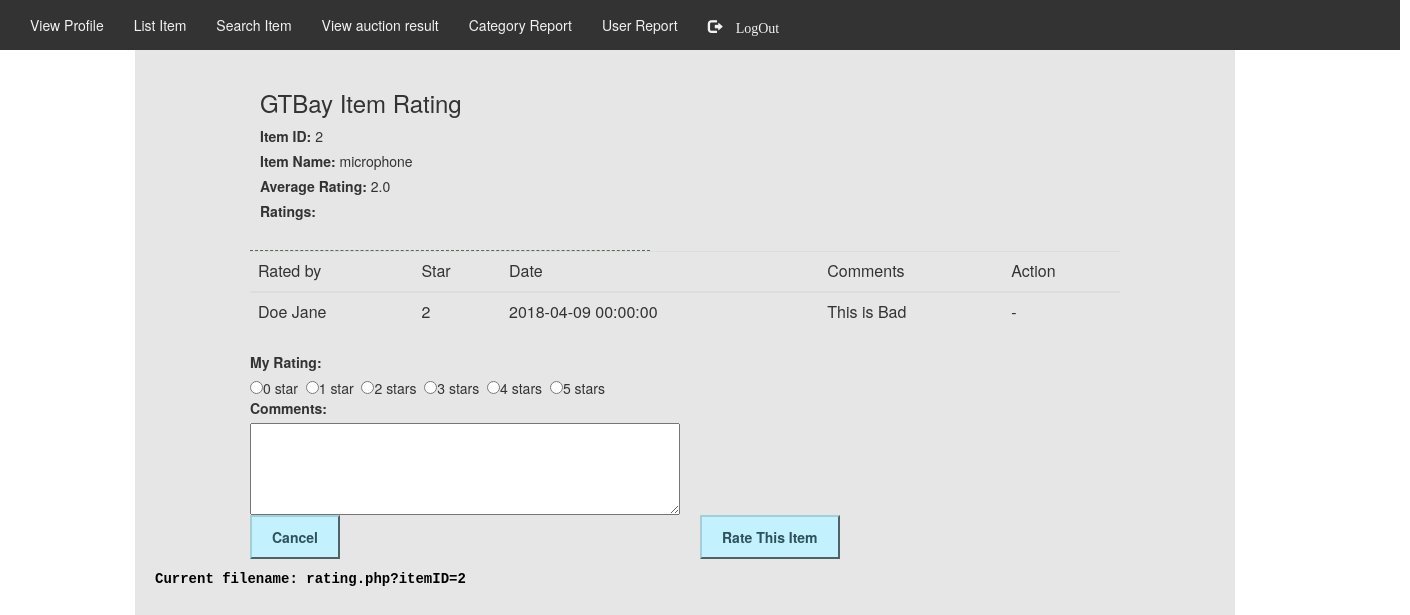
/rating.php?itemID=2 (signed in), run on the app's committed database.
### tables this page shows
CREATE TABLE `Item` (
  `itemID` int(16) UNSIGNED NOT NULL AUTO_INCREMENT,
  `username` varchar(250) NOT NULL,
  `item_name` varchar(250) NOT NULL,
  `description` varchar(250) NOT NULL,
  `get_it_now_price` decimal(13,2) DEFAULT NULL,
  `minimum_sale_price` decimal(13,2) NOT NULL,
  `returnable` tinyint(1) NOT NULL,
  `starting_bid` decimal(13,2) NOT NULL,
  `auction_end_time` datetime NOT NULL,
  `category_name` varchar(250) NOT NULL,
  `condition_name` varchar(250) NOT NULL,
   PRIMARY KEY (itemID),
   KEY username (username),
   KEY condition_name (condition_name),
   KEY category_name (category_name)
);

CREATE TABLE `Rate` (
  `username` varchar(100) NOT NULL,
  `itemID` int(16) UNSIGNED NOT NULL,
  `star` int(16) NOT NULL,
  `comments` varchar(250) DEFAULT NULL,
  `rating_time` datetime NOT NULL,
   PRIMARY KEY (username,itemID),
   KEY username (username),
   KEY itemID (itemID) 
);

CREATE TABLE `User` (
  `userID` int(16) UNSIGNED NOT NULL AUTO_INCREMENT,
  `username` varchar(100) NOT NULL,
  `password` varchar(60) NOT NULL,
  `last_name` varchar(100) NOT NULL,
  `first_name` varchar(100) NOT NULL,
   PRIMARY KEY (userID),
   UNIQUE KEY username (username)
);

### rating.php (the view, shortened to what this page needs)
<?php
include('lib/common.php');
	$itemID = (int)$_GET['itemID'];
	$item_query = "SELECT Item.itemID,Item.item_name FROM Item WHERE Item.itemID = $itemID ";
    $item_result = mysqli_query($db, $item_query);
	if (!empty($item_result) && (mysqli_num_rows($item_result) == 0) ) {
        array_push($error_msg,  "SELECT ERROR: Item query <br>" . __FILE__ ." line:". __LINE__ );
    } else {
		while ($row = mysqli_fetch_array($item_result, MYSQLI_ASSOC)){
			$itemID = $row['itemID'];
			$item_name = $row['item_name'];
		}
	}
	$avgstar_query = "SELECT AVG(Rate.star) as avg_star FROM Rate WHERE Rate.itemID in (select Item.itemID from Item where LTRIM(RTRIM(Item.item_name)) = LTRIM(RTRIM('$item_name')) );";
    $avgstart_result = mysqli_query($db, $avgstar_query);
	if (!empty($avgstart_result) && (mysqli_num_rows($avgstart_result) == 0) ) {
        array_push($error_msg,  "SELECT ERROR: avg star query <br>" . __FILE__ ." line:". __LINE__ );
    } else {
		while ($row = mysqli_fetch_array($avgstart_result, MYSQLI_ASSOC)){
			$avg_star = $row['avg_star'];
		}
	}
	$ratings_query = "SELECT Rate.*, first_name, last_name FROM Rate,User WHERE itemID in (select Item.itemID from Item  where LTRIM(RTRIM(Item.item_name)) = LTRIM(RTRIM('$item_name')) )
						AND User.username = Rate.username ;" ;
	$ratings_result = mysqli_query($db, $ratings_query);
	$rating_count = mysqli_num_rows($ratings_result);
?>
<link rel="stylesheet" href="css/style.css">
<?php include("lib/menu.php"); ?>
    <div class="container">
			<div class="center_content">
				<div class="col-lg-10 col-lg-offset-1">
					<div class="features">
							<div class="profile_section">
			<h3>GTBay Item Rating</h3>
			<form class="ratingform" action="rating.php" method="post">
				<label>Item ID: </label>
				<?php print $itemID;?><br>
				<label>Item Name: </label>
				<?php print $item_name;?><br>
				<label>Average Rating: </label>
				<?php print number_format((float)$avg_star, 1, '.', '');?><br>
				<?php if ($rating_count > 0 ) : ?>
					<label><strong>Ratings: </strong></label>
				</div>
					<table class="table table-hover">
						<tr>
							<td class='heading'>Rated by</td>
							<td class='heading'>Star</td>
							<td class='heading'>Date</td>
							<td class='heading'>Comments</td>
							<td class='heading'>Action</td>
						</tr>
						<tbody>
							<?php
							if (isset($ratings_result)) {
								while ($row = mysqli_fetch_array($ratings_result, MYSQLI_ASSOC)){
									print "<tr>";
									print "<td>{$row['first_name']} {$row['last_name']}</td>";
									print "<td>{$row['star']}</td>";
									print "<td>{$row['rating_time']}</td>";
									print "<td>{$row['comments']}</td>";
									if($row['username'] == $_SESSION['username']) {
										print "<td><a href='rating.php?itemID=".$itemID."&deleteID=".$row['itemID']."'><input type='button' name='delete_btn' value='Delete'/></a></td>";
									} else {
										print "<td> - </td>";
									}
									print "</tr>";
								}
							}
							?>
						</tbody>
					</table>
				<?php endif; ?>
				<label>My Rating: </label><br>
					<input type="radio" name="your_star" <?php if(isset($your_star) && $your_star==0);?> value="0"/>0 star&nbsp
					<input type="radio" name="your_star" <?php if(isset($your_star) && $your_star==1);?> value="1"/>1 star&nbsp
					<input type="radio" name="your_star" <?php if(isset($your_star) && $your_star==2);?> value="2"/>2 stars&nbsp
					<input type="radio" name="your_star" <?php if(isset($your_star) && $your_star==3);?> value="3"/>3 stars&nbsp
					<input type="radio" name="your_star" <?php if(isset($your_star) && $your_star==4);?> value="4"/>4 stars&nbsp
					<input type="radio" name="your_star" <?php if(isset($your_star) && $your_star==5);?> value="5"/>5 stars<br>
				<label>Comments: </label><br>
				<textarea type="text" class="inputvalues" name="your_comment" rows = "4"></textarea>
				<div class = "row">
					<div id = "button" class="col-md-6">
						<a href="bid_item.php?itemID=<?php echo $itemID; ?>"><input type="button" value="Cancel" class="button" /></a>
					</div>
					<div class="col-md-6">
						<input name="rate_btn" type="submit" class="button" value="Rate This Item"/>
					</div>
			 </div>
	</div>
</div>
		<?php include("lib/error.php"); ?>
</div>
</div>
</body>
</html>

### css/style.css (style rules this page uses)
body { margin: 0; font-family: Arial, Helvetica, sans-serif; }
.center_content { background-color: #e6e6e6; padding: 10px; height: 1200px; width: 1100px; }
.button { border-top: 2px solid #a3ceda; border-left: 2px solid #a3ceda; border-right: 2px solid #4f6267; border-bottom: 2px solid #4f6267; padding: 10px 20px !important; font-size: 14px !important; background-color: #c4f1fe; font-weight: bold; color: #2d525d; }
.profile_section { float:left; width:400px; border-bottom:1px #4d704d dashed; padding:10px 10px 10px 10px; }
.inputvalues { width:430px; margin:0 auto; padding:5px; }

### data on the page
item: itemID "2", item_name "microphone"
rate: user.first_name "Doe", user.last_name "Jane", star "2", rating_time "2018-04-09 00:00:00", comments "This is Bad"

### other printed values
$avg_star "2.0"
$query "Current filename: rating.php?itemID=2"
